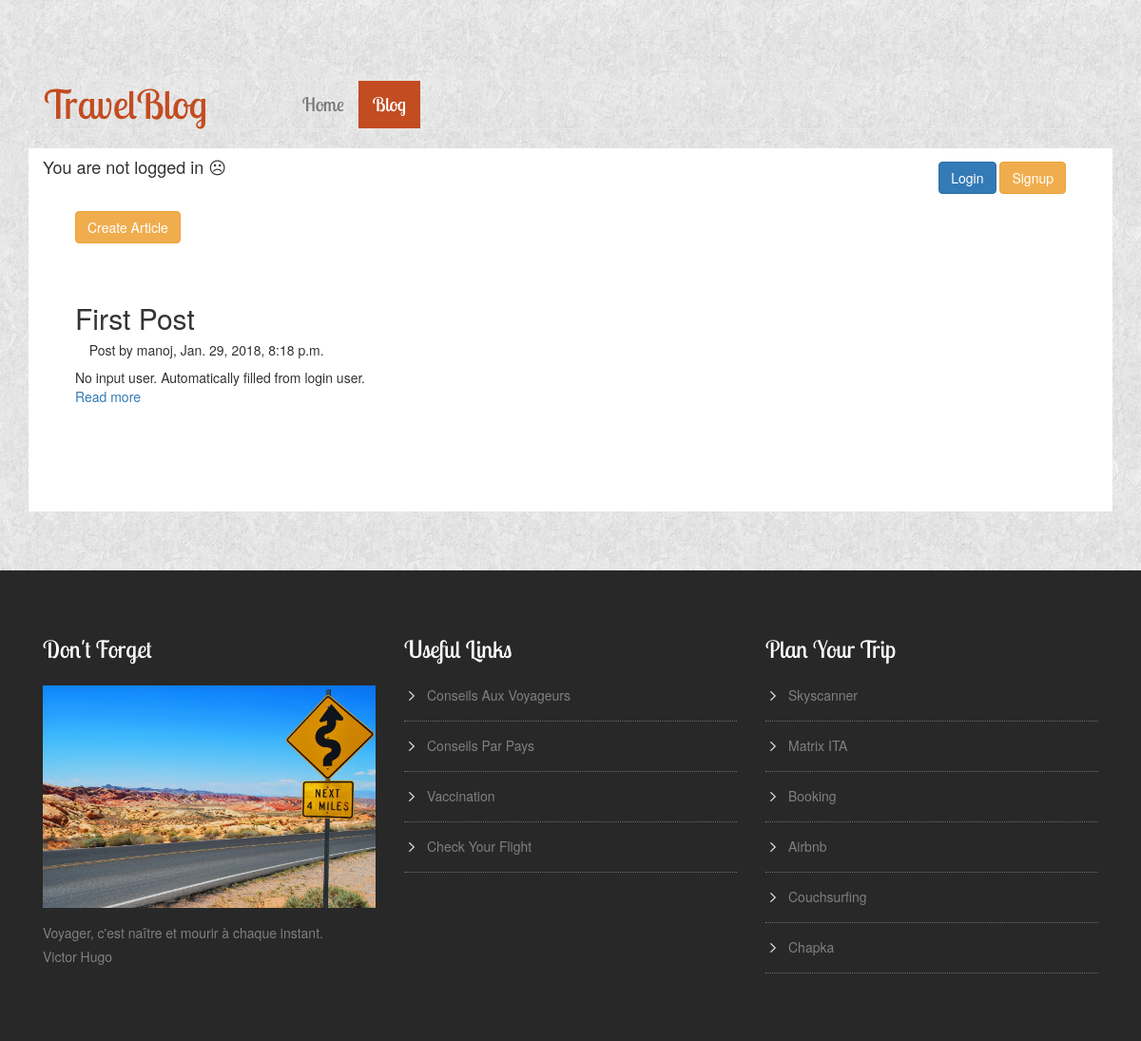
Before: /blog/ with the older database file.
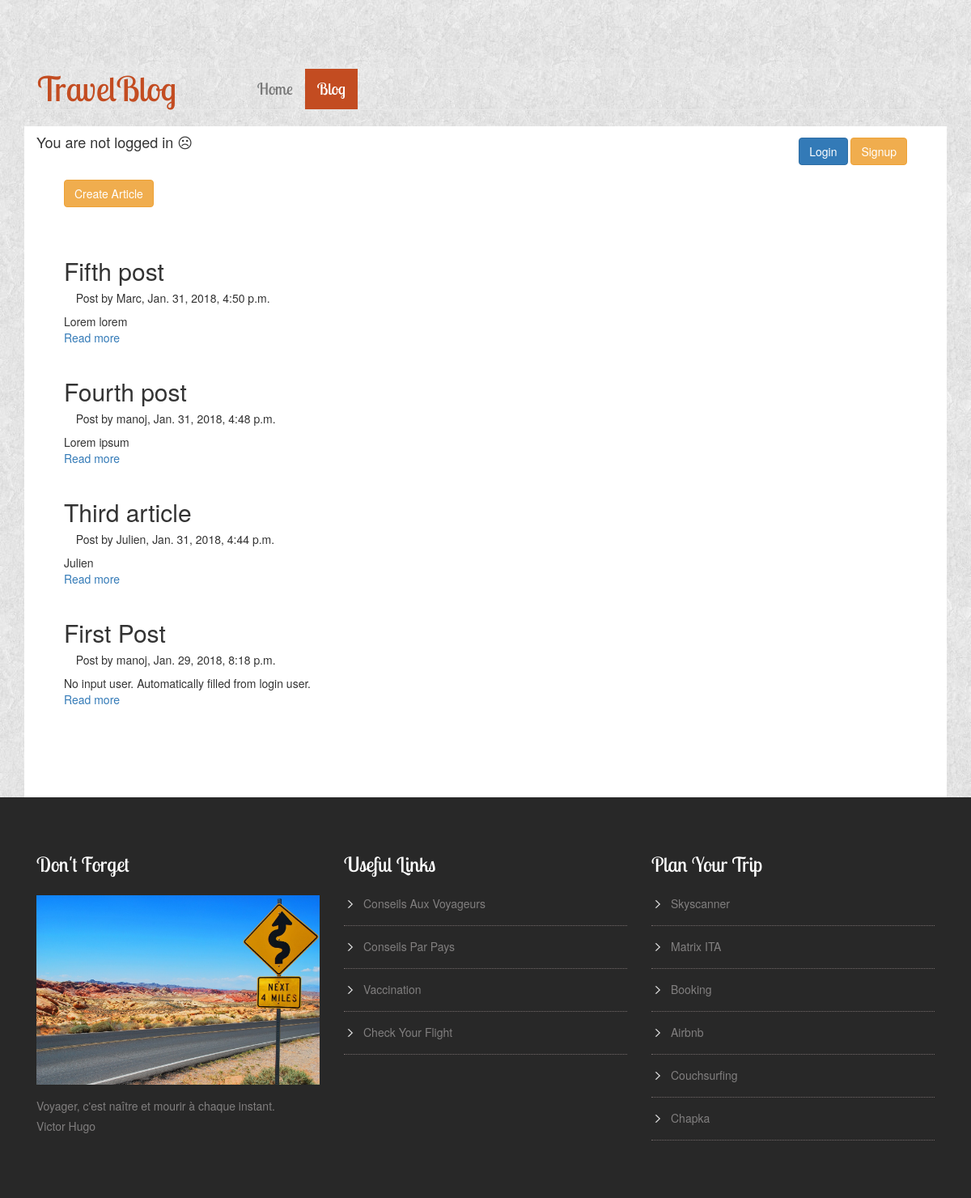
After: the same page with the newer database file.
### articles/models.py (models this page shows, shortened)
class Articles(models.Model):
    title = models.CharField(max_length=100)
    body = models.TextField()
    author = models.ForeignKey(User, models.CASCADE, default=None)
    created_at = models.DateTimeField(auto_now_add = True)
    updated_at = models.DateTimeField(auto_now = True)
    def is_updated(self):
        return self.created_at.strftime('%Y-%m-%d %H:%M:%S') != self.updated_at.strftime('%Y-%m-%d %H:%M:%S')

### articles/views.py (the view)
# urls.py: 2. Add a URL to urlpatterns:  path('blog/', include('blog.urls'))
def blog(request):
    blog = Articles.objects.all().order_by('-created_at')
    context = {'articles': blog}
    return render(request, 'articles/ListArticles.html', context)

### articles/templates/articles/ListArticles.html (shortened to what this page needs)
{% extends 'articles/blog.html' %}
{% block content %}
  {% for article in articles %}
    <h2>{{ article.title }}</h2>
    <h5><span class="glyphicon glyphicon-time"></span> Post by {{ article.author }}, {{ article.created_at }}
      </h5>
    <p>{{ article.body|truncatechars:100 }}</p>
    <a href="{% url 'articles:article_detail' article.pk %}">Read more</a>
    <br><br>
  {% endfor %}
{% endblock %}

### articles/templates/articles/blog.html (shortened to what this page needs)
<!DOCTYPE html>
<html>
{% load static %}
<head>
<link href="{% static 'css/articles/bootstrap.css' %}" rel="stylesheet" type="text/css" media="all" />
<link href="{% static 'css/articles/blog.css' %}" rel="stylesheet" type="text/css" media="all" />
</head>
<body>
	<div class="banner-body">
		<div class="container">
			<div class="header">
				<div class="header-nav">
					<nav class="navbar navbar-default">
						<div class="navbar-header">
						   <a class="navbar-brand"><span>T</span>ravel<span>B</span>log</a>
                                                </div>
						<div class="collapse navbar-collapse nav-wil" id="bs-example-navbar-collapse-1">
						 <ul class="nav navbar-nav">
							<li class="hvr-bounce-to-bottom"><a href="{% url 'home' %}">Home</a></li>
							<li class="hvr-bounce-to-bottom active"><a href="{% url 'articles:blog' %}">Blog</a></li>
						  </ul>
						</div>
					</nav>
				</div>
                                                    <div class="col-xs-6">
                                                        {% if user.is_authenticated %}
                                                            <h4>Logged in as {{ user.username }} </h4>
                                                        {% else %}
                                                            <h4>You are not logged in &#9785;</h4>
                                                        {% endif %}
                                                    </div>
			</div>
	<div class="header-bottom">
		<div class="header-bottom-top">
			<ul>
                            {% if user.is_authenticated %}
                            <li>
                            <form class="logout-link" action="{% url 'users:logout' %}" method="post">
                                {% csrf_token %}
                                <button class= "btn btn-danger" type="submit" style="float: right">Logout</button>
                            </form>
                            </li>
                            {% else %}
                            <li>
                            <form class="login-link" action="{% url 'users:login' %}" method="post">
                                <button class= "btn btn-primary" type="submit" style="float: right">Login</button>
                            </form>
                            </li>
                            <li>
                            <form class="signup-link" action="{% url 'users:signup' %}" method="post">
                                <button class= "btn btn-warning" type="submit" style="float: right">Signup</button>
                            </form>
                            </li>
                            {% endif %}
			</ul>
		</div>
		<div class="clearfix"> </div>
                <div class=create-article>
                    <li style="list-style-type: none;" class=""><a href="{% url 'articles:create_article' %}">
                        <button class= "btn btn-warning" type="submit">Create Article</button></a>
                    </li>
                </div>
			<div class="blog">
				<div class="blog-left">
                                {% block content %}
                                {% endblock %}
      	</div>
				<div class="clearfix"> </div>
			</div>
	</div>
		</div>
	</div>
	<div class="footer">
		<div class="container">
			<div class="footer-grids">
				<div class="col-md-4 footer-grid">
					<h3>Don't forget</h3>
					<div class="footer-grd-left">
                                            <img src="{% static 'images/articles/11.jpeg' %}" class="img-responsive" alt=" " />
					</div>
					<div class="footer-grd-left">
						<p>Voyager, c'est naître et mourir à chaque instant. <br> Victor Hugo</p>
					</div>
				</div>
				<div class="col-md-4 footer-grid">
					<h3>Useful links</h3>
					<ul>
						<li><a target="_blank" href="https://www.diplomatie.gouv.fr/fr/conseils-aux-voyageurs/">Conseils aux voyageurs</a></li>
						<li><a target="_blank" href="https://www.diplomatie.gouv.fr/fr/conseils-aux-voyageurs/conseils-par-pays/">Conseils par pays</a></li>
						<li><a target="_blank" href="https://www.pasteur.fr/fr/centre-medical/preparer-son-voyage">Vaccination</a></li>
						<li><a target="_blank" href="https://flightaware.com">Check your flight</a></li>
					</ul>
				</div>
				<div class="col-md-4 footer-grid">
					<h3>Plan your trip</h3>
					<ul>
						<li><a target="_blank" href="https://www.skyscanner.com">Skyscanner</a></li>
						<li><a target="_blank" href="https://matrix.itasoftware.com">Matrix ITA</a></li>
						<li><a target="_blank" href="https://www.booking.com/">Booking</a></li>
						<li><a target="_blank" href="https://www.airbnb.com">Airbnb</a></li>
						<li><a target="_blank" href="https://www.couchsurfing.com">Couchsurfing</a></li>
						<li><a target="_blank" href="https://www.chapkadirect.fr/">Chapka</a></li>
					</ul>
				</div>
			</div>
		</div>
	</div>
</body>
</html>

### static/css/articles/blog.css (style rules this page uses)
p { margin:0; }
ul,label { margin:0; padding:0; }
.banner-body { padding:6em 0 0; background:url(../../images/articlesarticles//pattern.jpg) 0px 0px; min-height:600px; }
.navbar-default { background:none !important; border-color:none !important; }
a.navbar-brand { font-size: 3em; color:#c34c21 !important; text-decoration: none; font-family:LobsterTwo-Regular; }
.navbar-nav { margin: 0 0 0 5em; }
.navbar-default .navbar-nav > li > a { color: #777; font-size: 20px; text-decoration: none; font-family:LobsterTwo-Regular; }
.navbar-default .navbar-nav > .active > a, .navbar-default .navbar-nav > .active > a:hover, .navbar-default .navbar-nav > .active > a:focus { color: #fff !important; background-color: #c34c21 !important; }
.hvr-bounce-to-bottom { display: inline-block; vertical-align: middle; -webkit-transform: translateZ(0); transform: translateZ(0); box-shadow: 0 0 1px rgba(0, 0, 0, 0); -webkit-backface-visibility: hidden; backface-visibility: hidden; -moz-osx-font-smoothing: grayscale; position: relative; -webkit-transition-property: color; transition-property: color; -webkit-transition-duration: 0.5s; transition-duration: 0.5s; }
.hvr-bounce-to-bottom:before { content: ""; position: absolute; z-index: -1; top: 0; left: 0; right: 0; bottom: 0; background: #c34c21; -webkit-transform: scaleY(0); transform: scaleY(0); -webkit-transform-origin: 50% 0; transform-origin: 50% 0; -webkit-transition-property: transform; transition-property: transform; -webkit-transition-duration: 0.5s; transition-duration: 0.5s; -webkit-transition-timing-function: ease-out; transition-timing-function: ease-out; }
.header-bottom,.pages,.login,.sign-up-form,.about,.portfolio,.single-page-artical { padding:0 3.5em 3.5em 3.5em; background:#fff; }
.header-bottom-top { float:right; }
.header-bottom-top ul { padding:1em 0; margin:0; }
.header-bottom-top ul li { display:inline-block; }
#slider3-pager li,#slider4-pager li,#slider2-pager li, { display:inline-block; }
.blog { margin:3em 0; }
.blog-left { float:left; width:65%; }
.newsletter h3,.pgs h3,.footer-grid h3 { font-size: 25px; margin:.5em 0 1em; color: #c34c21; font-family: LobsterTwo-Regular; text-transform: capitalize; }
.footer { padding: 4em 0; background: #282828; }
.footer-grd-left { float:left; }
.footer-grd-left p { font-size:14px; color:#817F7F; margin:1em 0 0; line-height:1.8em; }
.footer-grid h3 { color:#fff; }
.footer-grd-left img { width: 100%; }
.footer-grid ul { padding:0; margin:0; }
.footer-grid ul li { margin:15px 0; list-style-type:none; border-bottom: 1px dotted; background:url(../../images/articles/img-sp.png) no-repeat -36px -202px; display: block; color:#736A6A; padding: 0 0 17px 24px; }
.footer-grid ul li a { font-size: 14px; color:#817F7F; text-decoration: none; text-transform: capitalize; }
.navbar-collapse { padding-right: 0; padding-left: 0; }

Changed rows visible on the page:
added Articles: title "Fifth post", author "Marc", created_at "Jan. 31, 2018, 4:50 p.m.", body "Lorem lorem"
added Articles: title "Fourth post", author "manoj", created_at "Jan. 31, 2018, 4:48 p.m.", body "Lorem ipsum"
added Articles: title "Third article", author "Julien", created_at "Jan. 31, 2018, 4:44 p.m.", body "Julien"
